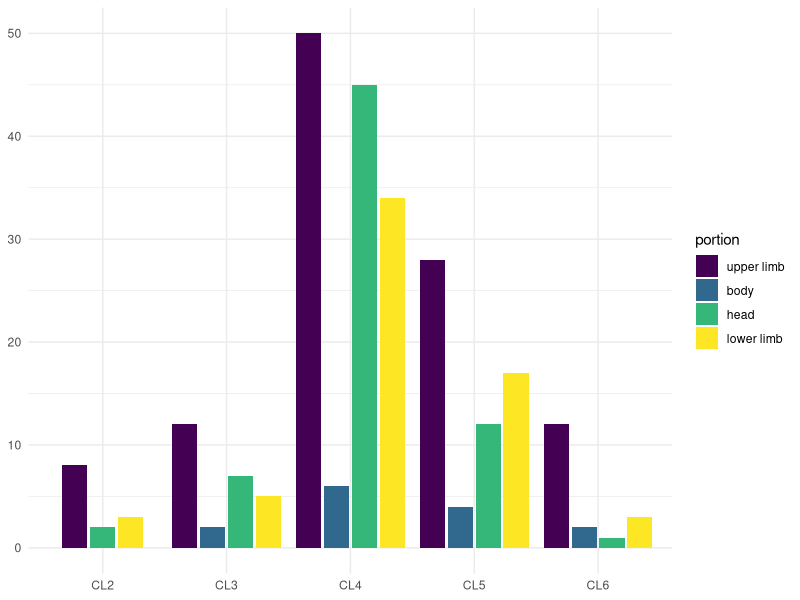
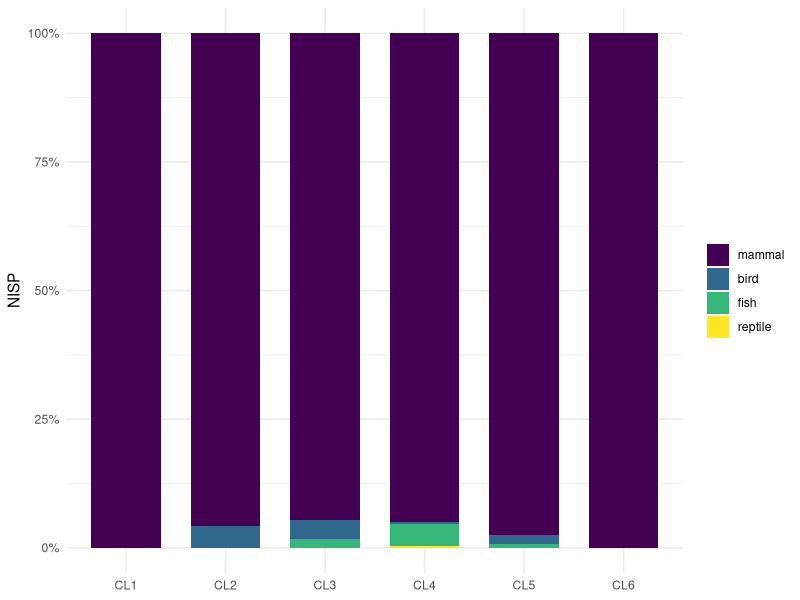
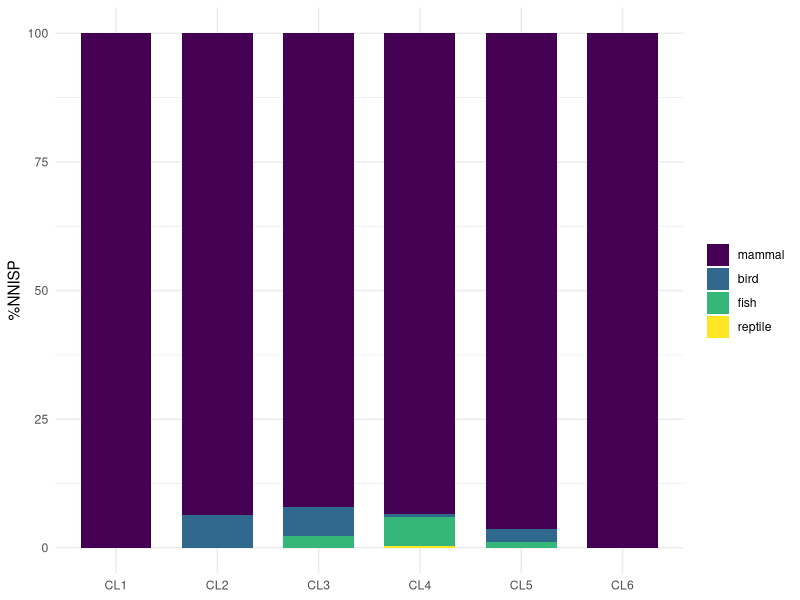
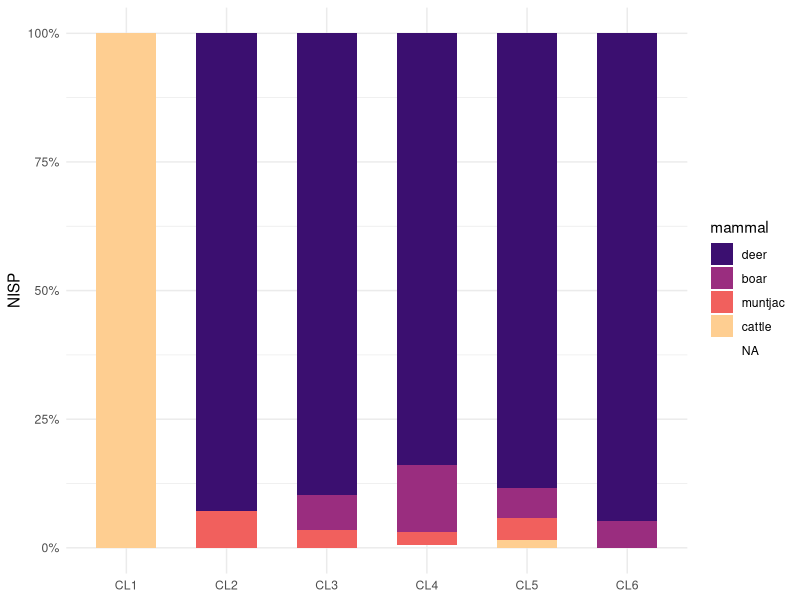
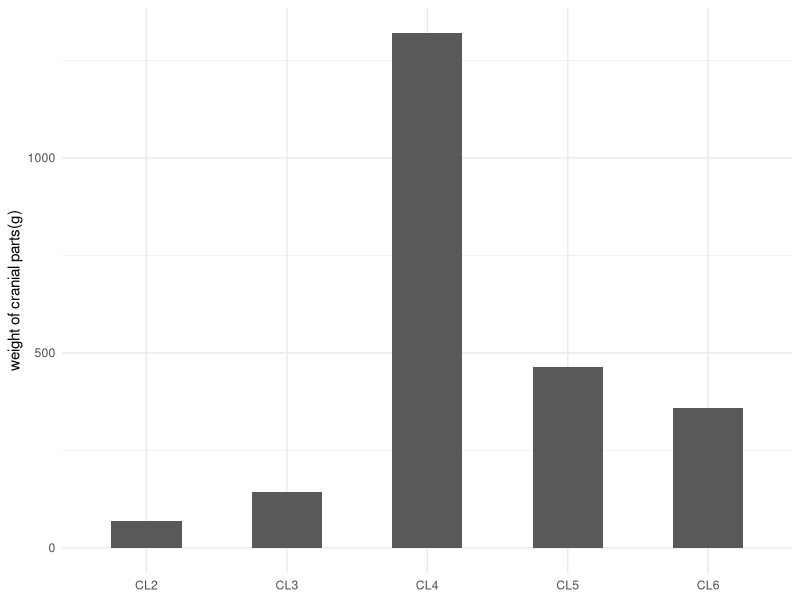

R code for these plots, in order: (Note: this script raises an error after producing the figures.)
library(tidyverse)
# read data
kwl_fauna <- readxl::read_excel(here::here("analysis","data","raw_data","KWL_faunal_P.xlsx"), sheet = 1,
                                col_types = "text")

kwl_fauna_HM <- readxl::read_excel(here::here("analysis","data","raw_data","KWL_faunal_HM.xlsx"), sheet = 1,
                                   col_types = "text")

kwl_fauna_broken <- readxl::read_excel(here::here("analysis","data","raw_data","broken_fauna.xlsx"), sheet = 1,
                                   col_types = "text")

sample_p <- readr::read_csv(here::here("analysis", "data", "raw_data", "kwl-list-of-sampling-squares.csv"))

kwl_chro_6 <- readxl::read_excel(here::here("analysis", "data", "raw_data", "KWL_chronology.xlsx"), sheet = 5)

# tidy chronological data
kwl_chro_tidy_6 <-
  kwl_chro_6 %>%
  mutate(area = str_sub(Pit, 5, 7), Pit = str_sub(Pit, 1, 4)) %>%
  mutate(area = ifelse(area == "", "ABCD", area)) %>%
  mutate(area = sapply(strsplit(area, ""), paste, collapse= ",")) %>%
  separate_rows(area) %>%
  pivot_longer(cols = starts_with("L"), names_to = "layer", values_to = "period") %>%
  mutate(layer = str_sub(layer, 2, 3)) %>%
  mutate(layer = ifelse(nchar(layer) == 1, paste0("0", layer), layer))

# combine faunal data of cultural layers and temporal sequences
fauna_sam <-
  kwl_fauna %>%
  mutate(Pit = paste(context, pit, sep = "")) %>%
  filter(Pit %in% sample_p$the_sq) %>%
  filter(componant == "上文化層" &!layer == "00") %>% #remove sc
  #filter(!str_detect(`總報告類別`, "[[:punct:]]+|[0-9]+")) %>%
  mutate(area = ifelse(is.na(area), "C", area)) %>% # assign an area to the blanks, which won't change the results
  left_join(kwl_chro_tidy_6, by = c("Pit" = "Pit", "layer" = "layer", "area" = "area"))

# combine faunal data of middens and temporal sequences
fauna_H_sam <-
  kwl_fauna_HM %>%
  select(-`空間號`, -`層   位`) %>%
  mutate(Pit = paste("P", pit, sep = "")) %>%
  filter(Pit %in% sample_p$the_sq) %>%
  filter(componant == "上文化層") %>%
  left_join(kwl_chro_tidy_6, by = c("Pit" = "Pit", "layer" = "layer", "area" = "area"))

# combine and tidy data from midden and cultural layers
fauna_combined_context <-
  rbind(fauna_sam, fauna_H_sam) %>% # combine the two datasets
  mutate(`重量(g)` = as.numeric(`重量(g)`)) %>%
  mutate(`種屬/屬類` = ifelse(is.na(`種屬/屬類`), "none", `種屬/屬類`)) %>%
  mutate(period = factor(period, levels = c("CL1","CL2","CL3","CL4","CL5","CL6"), order = T)) %>%
  mutate(category = case_when(str_detect(animal, "deer") ~ "deer",
                              str_detect(animal, "fish") ~ "fish",
                              str_detect(animal, "cattle")|str_detect(animal, "buffalo")~ "cattle",
                              animal == "aves" ~ "bird", TRUE ~ animal)) %>%
  mutate(class = case_when(str_detect(taxa, "muntjac")|str_detect(taxa, "ammal")|
                           str_detect(taxa, "erv")|str_detect(taxa, "Sus")|
                           str_detect(taxa, "Rattus")|str_detect(taxa, "Rusa")|
                           str_detect(taxa, "Bos")|str_detect(taxa, "Bubalus")~ "mammal",
                           str_detect(category, "fish") ~ "fish",
                           str_detect(category, "bird") ~ "bird", TRUE ~ "reptile")) %>%
  mutate(`部位/左右` = case_when(`部位/左右` == "Ｌ" ~ "L", `部位/左右` == "Ｒ" ~ "R", TRUE ~ `部位/左右`)) %>%
  mutate(category = fct_relevel(category, "deer","boar","muntjac","cattle","rat","bird","fish","turtle")) %>%
  mutate(cutmarks = case_when(str_detect(`人為痕跡`, "切")|str_detect(`人為痕跡`, "削")|
                              str_detect(`人為痕跡`, "砍")~ "yes", TRUE ~ "no")) %>%
  mutate(burn = case_when(str_detect(`人為痕跡`, "火")|str_detect(`人為痕跡`, "燒")~ "yes", TRUE ~ "no")) %>%
  filter(is.na(refitted)) %>% # for NISP
  filter(!`部位/名稱` %in% c("角","犄角","角?")) %>%  #not associated with diet
  filter(!`部位/名稱`== "角基部"|!is.na(`部位/左右`)) # associated with cranial parts

# taxa counts
fauna_combined_taxa <-
  fauna_combined_context %>% count(taxa) %>%
  mutate(percentage = n/sum(n))

# calculate MNI
fauna_combined_MNI <-
  fauna_combined_context %>%
  filter(!is.na(`部位/左右`)) %>%
  count(`部位/左右`, category, `部位/名稱`)

################### ubiquity ###################
# calculate the number of units for each cultural layers
kwl_unit_per_period <-
  kwl_chro_6 %>%
  mutate(all = pmap_chr(select(., -Pit, -Grid), ~toString(unique(na.omit(c(...)))))) %>%  # unite and remove duplicates
  mutate(unit = str_extract(Pit, "[A-Z]+[0-9]{3}")) %>%
  distinct(unit, .keep_all = TRUE) %>%
  mutate(CL1 = ifelse(str_detect(all, "CL1"), unit, NA)) %>%
  mutate(CL2 = ifelse(str_detect(all, "CL2"), unit, NA)) %>%
  mutate(CL3 = ifelse(str_detect(all, "CL3"), unit, NA)) %>%
  mutate(CL4 = ifelse(str_detect(all, "CL4"), unit, NA)) %>%
  mutate(CL5 = ifelse(str_detect(all, "CL5"), unit, NA)) %>%
  mutate(CL6 = ifelse(str_detect(all, "CL6"), unit, NA))

# count the units by cultural layers for later join
unit_by_period <-
  data.frame(unit_count = colSums(!is.na(kwl_unit_per_period))) %>%
  slice_tail(n = 6) %>%
  tibble::rownames_to_column("period")

# ubiquity of taxa over the 40 units by temporal sequences
fauna_ubiquity <-
  fauna_combined_context %>%
  select(Pit, layer, category, `重量(g)`, period, taxa) %>%
  count(period, Pit, category) %>%
  count(period, category) %>%
  drop_na(period, category) %>%
  left_join(unit_by_period) %>% # join the unit counts for each period
  mutate(ubiquity = paste(round(n/unit_count *100, 2), "%")) %>%
  select(-n, -unit_count) %>%
  pivot_wider(names_from = period, values_from = ubiquity) %>%
  arrange(category)

################### Taxonomic abundance ###################
# barplot I: classes of vertebrates by period (NISP)
verte_class_barplot <-
  fauna_combined_context %>%
  drop_na(period, class) %>%
  group_by(period) %>%
  mutate(class = factor(class, levels = c("mammal", "bird", "fish", "reptile"), ordered = TRUE)) %>%
  ggplot(aes(x = period, fill = class))+
  geom_bar(position = "fill", width = 0.7) + #position_dodge2(preserve = "single")
  labs(y = "NISP", x = NULL) +
  scale_y_continuous(labels = scales::percent) +
  theme_minimal() +
  theme(legend.title=element_blank())

# barplot II: classes of vertebrates by period (normed NISP across classes)
verte_class_barplot_normed <-
  fauna_combined_context %>%
  count(period, class) %>% #class
  drop_na(period, class) %>%
  mutate(NNISP = case_when(str_detect(class, "mammal") ~ n/205,
                           str_detect(class, "bird") ~ n/130,
                           str_detect(class, "fish") ~ n/150,
                           str_detect(class, "reptile") ~ n/200)) %>%
  mutate(class = factor(class, levels = c("mammal", "bird", "fish", "reptile"), ordered = TRUE)) %>%
  group_by(period) %>%
  summarise(total_per_period = sum(NNISP), across()) %>%
  mutate(`%NNISP` = (NNISP/total_per_period)*100) %>%
  ggplot(aes(x = period, y = `%NNISP`))+
  geom_bar(stat = "identity", aes(fill = class), width = 0.7) +
  labs(y = "%NNISP", x = NULL) +
  theme_minimal() +
  theme(legend.title=element_blank())

# barplot III: relative abundance of mammals by period
library(viridis)
verte_mammal_barplot <-
  fauna_combined_context %>%
  filter(class == "mammal" &!category == "rat") %>%
  drop_na(period, category) %>% # remove category to get absolute abundance
  mutate(category = factor(category, levels = c("deer", "boar", "muntjac", "cattle"), ordered = TRUE)) %>%
  ggplot(aes(x = period, fill = category))+
  geom_bar(position = "fill", width = 0.6) +
  labs(y = "NISP", x = NULL) +
  scale_y_continuous(labels = scales::percent) +
  theme_minimal() +
  scale_fill_viridis_d(option="magma", begin = 0.2, end = 0.9,) +
  guides(fill= guide_legend(title="mammal"))

#ggsave(here::here("analysis", "figures", ".png"), h = 3, w =5, units = "in")

################### Skeletal part ###################
fauna_deer_only <-
  fauna_combined_context %>%
  filter(category %in% c("deer") & !is.na(period))

deer_elements <-
  fauna_deer_only %>%
  filter(!is.na(`部位/名稱`)) %>%
  count(`部位/名稱`) #distinct

fauna_deer_portion <-
  fauna_deer_only %>%
  mutate(portion = case_when(
    `部位/名稱` %in% c("胸椎","腰椎","頸椎","第二頸椎","脊椎","肋骨","薦骨","胸骨") ~ "mid-meaty\n(body)",
    `部位/名稱` %in% c("肩胛骨","肱骨","尺骨","橈骨","脛骨","髖骨","股骨","肱或股骨","上肢骨") ~ "meaty\n(upper limb)",
    `部位/名稱` %in% c("掌骨","掌骨或蹠骨","蹠骨","跗骨","趾骨","腕骨","跟骨","astragalus","第1趾骨","第2趾骨","第3趾骨") ~ "non-meaty\n(lower limb)",
    `部位/名稱` %in% c("上顎骨","上顎及齒","上顎齒","下顎及齒","下顎骨","下顎齒","臼齒","枕骨","頭骨",
                       "顱骨","齒","角基部") ~ "non-meaty\n(cranial parts)"))

weight_head <-
fauna_deer_portion %>%
  mutate(`重量(g)` = as.numeric(`重量(g)`)) %>%
  filter(portion == "non-meaty\n(cranial parts)") %>%
  group_by(period) %>%
  summarise(weight = sum(`重量(g)`, na.rm = T)) %>%
  filter(!is.na(period)) %>%
  ggplot(aes(x= period, y=weight,  width=0.5)) +
  geom_bar(stat="identity")+
  labs(x= NULL, y= "weight of cranial parts(g)") +
  theme_minimal()

deer_portion_plot <-
  fauna_deer_portion %>%
  select(period, portion, animal) %>%
  drop_na() %>%
  count(period, portion) %>%
  mutate(period = factor(period, levels = c("CL1","CL2","CL3","CL4","CL5","CL6"))) %>% #ordered = TRUE
  ggplot(aes(period, n, fill = portion)) + #fill = portion
  geom_bar(stat = "identity",
           position = position_dodge2(preserve = "single"), widtg = 0.6) + #stat = "identity", position = "fill"
  #facet_wrap(~taxa) +
  labs(x = NULL, y = NULL) +
  guides(fill= guide_legend(title="portion"))+
  scale_fill_viridis_d(labels=c('upper limb', 'body', 'head','lower limb'))+
  #scale_fill_discrete(breaks=c("body\n(mid-meaty)", "upper limb\n(meaty)", "lower limb\n(meaty)","cranial elements(none-meaty)")) +
  theme_minimal()

#ggsave(here::here("analysis", "figures", "talk-fauna-2.png"), h = 4, w =4, units = "in")

library(cowplot)
plot_grid(fauna_mammal_barplot, deer_portion_plot,
          labels = c('A', 'B'), rel_widths = c(1.3, 1), label_size = 12)

#ggsave(here::here("analysis", "figures", "talk-fauna.png"), h = 4, w =9, units = "in")

################### fragmentation #######################
# calculate MNE
deer_MNE <-
  fauna_deer_only  %>%
  filter(!is.na(`部位/左右`)&is.na(overlap)) %>% #remove overlapped fragments
  count(period,`部位/左右`,`部位/名稱`,`部位/位置`) %>%
  group_by(period) %>%
  summarise(MNE = sum(n), across())

deer_NISP <-
  fauna_deer_only %>%
  count(period) %>%
  rename(NISP = n)

frag_index <-
  left_join(deer_MNE, deer_NISP) %>%
  mutate(index = MNE/NISP)

# broken bones(all taxa)
fauna_broken <-
  kwl_fauna_broken %>%
  mutate(Pit = paste(context,pit, sep = "")) %>%
  filter(Pit %in% sample_p$the_sq) %>%
  filter(!layer == "00") %>% #remove sc
  mutate(area = ifelse(is.na(section), "A", section)) %>%
  mutate(`重量(g)` = as.numeric(`重量(g)`)) %>%
  left_join(kwl_chro_tidy_6) %>%
         #   by = c("Pit" = "Pit", "layer" = "layer", "area" = "area")) %>%
  group_by(period) %>%
  summarise(weight = sum(`重量(g)`)) %>%
  filter(!is.na(period))

fauna_broken_plot <-
  fauna_broken %>%
  mutate(period = factor(period, levels = c("CL1","CL2","CL3","CL4","CL5","CL6"), order = T)) %>%
  ggplot(aes(x= period, y=weight,  width=0.5)) +
  geom_bar(stat="identity")+
  labs(x= NULL, y = "weight(g)") +
  #scale_y_continuous(breaks = seq(0, 90, by = 10)) +
  theme_minimal()

#ggsave(here::here("analysis", "figures", "talk-fauna-6.png"), h = 2, w =4, units = "in")

################### Cutmarks ###################
# count cutmarks throughout all taxa
fauna_total_cut <-
  fauna_combined_context %>%
  group_by(taxa, period, cutmarks) %>%
  count() %>%
  rename(`NISP with cutmarks` = n) %>%
  drop_na(period, taxa, cutmarks)

# cutmarks on deer bones
fauna_deer_joints <-
  fauna_deer_portion  %>%
  mutate(joint = case_when(`部位/名稱` %in% c( "肩胛骨") ~ "shoulder",
                             `部位/名稱` %in% c("橈骨","尺骨","肱骨") ~ "elbow",
                             `部位/名稱` %in% c("掌骨","腕骨") ~ "wrist", #"掌骨或蹠骨"
                             `部位/名稱` %in% c("髖骨","股骨","薦骨") ~ "hip",
                             `部位/名稱` %in% c("脛骨") ~ "knee",
                             `部位/名稱` %in% c("蹠骨", "跟骨", "附骨", "astragalus") ~ "ankle")) #"蹠骨(或掌骨)"

# deer joints with cutmarks
fauna_deer_cut <-
  fauna_deer_joints %>%
  filter(cutmarks == "yes") %>%
  group_by(period, joint, cutmarks) %>%
  count() %>%
  rename(`NISP with cutmarks` = n) %>%
  drop_na()

# deer bones by portion in total
fauna_deer_NNISP <-
  fauna_deer_joints %>%
  group_by(period, joint) %>%
  count() %>%
  left_join(fauna_deer_cut) %>%
  rename(NISP = n) %>%
  drop_na() %>%
  #mutate_all(funs(ifelse(is.na(.), 0, .))) %>%
  mutate(proportion = round(`NISP with cutmarks`/NISP, 2), NNISP = NISP/2) %>%
  group_by(period) %>%
  mutate(`%NNISP` = round(NNISP/sum(NNISP), 2)) %>%
  mutate(cut_percent = `%NNISP` * proportion)

# plot
deer_cut <-
  ggplot(fauna_deer_NNISP, aes(x = period, y = proportion,
         fill = factor(joint, levels = (c("shoulder","elbow","wrist","hip","knee","ankle"))))) +
  geom_bar(stat = "identity", position = position_dodge2(preserve = "single")) +
  scale_color_discrete(breaks=c("CL1", "CL2", "CL3", "CL4", "CL5", "CL6")) +
  labs(x = NULL, y = "joints with cutmarks (%NNISP)") +
  guides(fill= guide_legend(title="joints"))+
  scale_fill_viridis_d(labels=c("shoulder","elbow","wrist","hip","knee","ankle")) +
  theme_minimal()
  #theme(legend.position = "none")

ggsave(here::here("analysis", "figures", "talk-fauna-3.png"), h = 4, w =4.5, units = "in")

# t-test (for two groups only)
res <- t.test(cut_percent ~ period, data = fauna_deer_NNISP)

################### Cutmarks related to skinning ###################
# Skeletal elements related to skinning
deerskin_portion <-
  fauna_combined_context %>%
  mutate(skinning_cut = case_when(str_detect(.$`部位/名稱`, "掌骨")|
                                  str_detect(.$`部位/名稱`, "蹠骨") ~ "metapodials",
                                  str_detect(.$`部位/名稱`, "腕骨")|
                                  str_detect(.$`部位/名稱`, "跗骨") ~ "carpal/tarsal",
                                  str_detect(.$`部位/名稱`, "趾骨") ~ "phalanges",
                                  str_detect(.$`部位/名稱`, "頸椎")|
                                  str_detect(.$`部位/名稱`, "枕骨")|
                                  str_detect(.$`部位/名稱`, "薦骨") ~ "neck/tail regions",
                                  TRUE ~ "others"))
  #filter(!`人為痕跡` %in% c("火燒"))

# NISP for skeletal elements related to skinning
deerskin_portion_NISP <-
  deerskin_portion %>%
  filter(!skinning_cut == "others") %>%
  group_by(period, skinning_cut) %>%
  count() %>%
  rename(NISP_skin_bone = n) %>%
  drop_na()

# NISP with circular and straight cutmarks
deerskin_portion_NISP_cut <-
  deerskin_portion %>%
  filter(str_detect(`人為痕跡`, "切")) %>%
  group_by(period, skinning_cut) %>%
  count() %>%
  left_join(deerskin_portion_NISP) %>%
  drop_na() %>%
  #mutate_all(funs(ifelse(is.na(.), 0, .))) %>%
  mutate(proportion = round(n/NISP_skin_bone, 2))

# plot
deer_cut_skinning <-
  deerskin_portion_NISP_cut %>%
  ggplot(aes(x = period, y = proportion, fill = skinning_cut)) +
  scale_color_discrete(breaks=c("CL1", "CL2", "CL3", "CL4", "CL5", "CL6")) +
  geom_bar(stat = "identity", position = position_dodge2(preserve = "single")) +
  labs(x = NULL, y = "bones with skinning cutmarks (%)") +
  scale_fill_viridis_d(labels=c('carpal/\ntarsal', 'metapodials', 'phalanges','neck/\ntail regions')) +
  theme_minimal()

ggsave(here::here("analysis", "figures", "talk-fauna-5.png"), h = 3, w =5, units = "in")

# combine
plot_grid(deer_cut, deer_cut_skinning,
          labels = c('A', 'B'), rel_widths = c(1, 1.55), label_size = 12)

ggsave(here::here("analysis", "figures", "deer-cut.png"), h = 4, w =8, units = "in")

# t-test
res <- t.test(cut_percent ~ period, data = fauna_deer_skin_NNISP)
